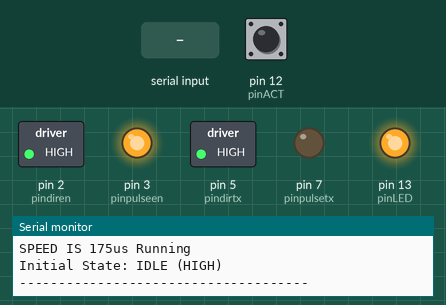
This sketch was run on a simulated Arduino Uno, built with avr-gcc and run on an emulated ATmega328P. On the bench: switched loads named in the sketch (green lamp = pin HIGH), output pins drawn as LEDs (lit = HIGH), the last lines printed to the serial monitor. Inputs (shaded band) come from the test bench; at power-on: pin 12 (pinACT) HIGH.

Above: at 1.3 s.
1.4 s: pin 12 (pinACT) pulled LOW for 0.15 s
At 1.57 s:
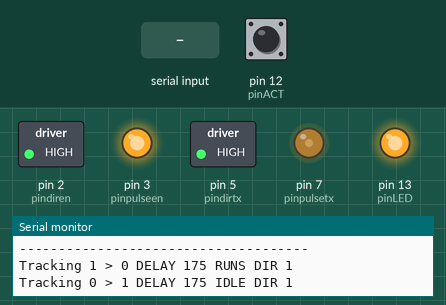
3.1 s: "0\n" received over Serial
At 4.3 s:
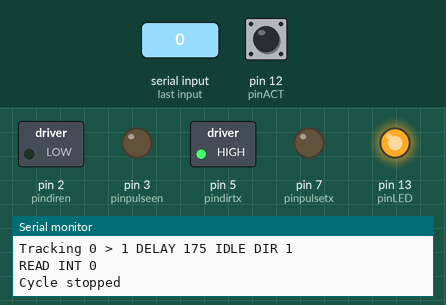
4.6 s: pin 12 (pinACT) pulled LOW for 1 s
At 5.4 s:
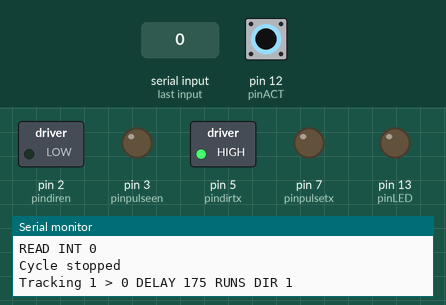
7.1 s: pin 12 (pinACT) pulled LOW for 3.2 s
At 11.2 s:
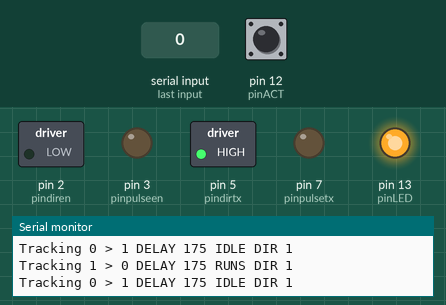
11.8 s: "90,45\n" received over Serial
At 12.3 s:
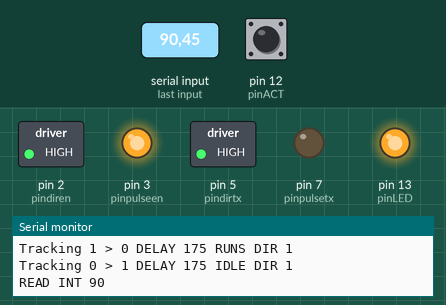
Timing chart, 0 to 14.3 s (numbered marks = the images above; inputs shaded):
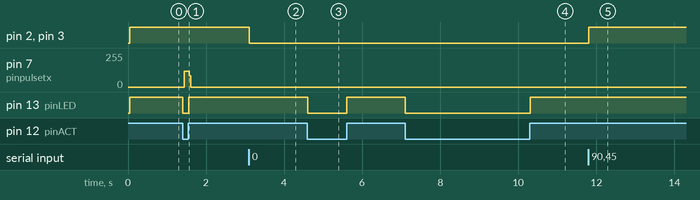

The sketch:

ArduinoStepper.ino
```cpp
/*
 * =====================================================================
 * Projekt: Arduino ZC-600 Pulzný Generátor pre Pohon Ďalekohľadu
 * Platforma: Arduino Uno
 * =====================================================================
 *
 * Popis a architektúra programu:
 * ---------------------------------------------------------------------
 * 1. Úloha: Program nespočítava astrometrickú pozíciu (to robí RTS2),
 *    funguje ako hardvérový generátor pulzov a prevodník pre MAX485.
 * 2. Pulzy: Generuje presné pulzy na `pinpulsetx` podľa oneskorenia (`mydelay`).
 * 3. Riadenie: Sleduje stavový pin `pinACT` (12) s ošetrením zákmitych.
 *    LOW = beh, HIGH = stop.
 * 4. Smer: Znamienko prijatého čísla cez Serial určuje smer (pindirtx).
 * 5. Optimalizácia: Spoľahlivé čítanie celého riadku (bez zbytočných dobehov 0).
 * =====================================================================
 * Napätie (Amplitude)
5V|      ┌─────────┐         ┌─────────┐         ┌─────────┐
  |      │         │         │         │         │         │
0V+──────┘         └─────────┘         └─────────┘         └─────────► Čas (Time)
  0       175       350       525       700       875      1050 (µs)
         <--------> <-------->
          HIGH=175   LOW=175
           (Pulz)     (Pauza)
 * Amplitúda (Napätie): TTL logické úrovne Arduina (0 V v stave LOW a 5 V v stave HIGH).
 * Poznámka: Modul MAX485 toto následne prevedie na diferenciálny RS-485 signál.
 * Trvanie pulzu (HIGH): nominálne 175 µs (delayMicroseconds(mydelay))
 * Trvanie medzery (LOW): nominálne 175 µs (delayMicroseconds(mydelay))
 * Celková perióda jedného cyklu: 175 + 175 = 350us. Frekvencia pulzov 2.86 kHz
 */

const int pindiren   = 2;                 // MAX485 smer TX povolenie
const int pinpulseen = 3;                 // MAX485 pulz TX povolenie
const int pindirrx   = 4;                 // MAX485 smer RX
const int pindirtx   = 5;                 // MAX485 smer TX
const int pinpulserx = 6;                 // MAX485 pulz RX
const int pinpulsetx = 7;                 // MAX485 pulz TX
const int pinACT     = 12;                // Vstupný signál aktivity/povolenia z TGA
const int pinLED     = 13;                // LED dióda na plosnom spoji s oznacenim L

unsigned long mydelay = 175;            // Východiskové oneskorenie v µs
int val = 0;
int prevval = 0;
bool serialEnabled = true;

// Premenné pre ošetrenie zákmitych (debounce)
int lastReading = HIGH;
unsigned long lastDebounceTime = 0;
const unsigned long debounceDelay = 5;  // 5ms stabilizačný čas

void setup() {
  Serial.begin(9600);
  Serial.setTimeout(50);
  delay(50);

  // Vyčistenie sériového buffera pri štarte
  while (Serial.available() > 0) {
    Serial.read();
  }

  serialEnabled = true;
  mydelay = 175;

  pinMode(pinLED, OUTPUT);
  pinMode(pinACT, INPUT_PULLUP);       // Ochrana proti skratu pri rozpojení pinu
  pinMode(pindiren, OUTPUT);
  pinMode(pindirtx, OUTPUT);
  pinMode(pinpulseen, OUTPUT);
  pinMode(pinpulsetx, OUTPUT);

  digitalWrite(pindiren, HIGH);
  digitalWrite(pinpulseen, HIGH);
  digitalWrite(pinACT, HIGH);
  digitalWrite(pindirtx, HIGH);
  digitalWrite(pinpulsetx, LOW);

  // Načítanie reálneho počiatočného stavu pinu hneď na začiatku
  val = digitalRead(pinACT);
  lastReading = val;
  prevval = val;
  digitalWrite(pinLED, val);

  // Úvodná správa pre Serial Monitor
  Serial.println("-------------------------------------");
  Serial.println("Arduino ZC-600 System Initialized");
  Serial.print("SPEED IS ");
  Serial.print(mydelay);
  Serial.println("us Running");
  Serial.print("Initial State: ");
  Serial.println(val == LOW ? "RUNS (LOW)" : "IDLE (HIGH)");
  Serial.println("-------------------------------------");
}

void loop() {
  // 1. Neblokujúce spracovanie príkazov zo sériovej linky (bezpečná riadková metóda)
  if (Serial.available() > 0) {
    // Prečítame celý reťazec až po znak nového riadku (tým sa vyprázdni buffer)
    String inputStr = Serial.readStringUntil('\n');
    inputStr.trim(); // Odstráni neviditeľné znaky (\r, medzery)

    if (inputStr.length() > 0) {
      long inputVal = inputStr.toInt();
      Serial.print("READ INT ");
      Serial.println(inputVal);

      if (inputVal == 0) {
        serialEnabled = false;
        mydelay = 175;

        // Najprv bezpečne vypnúť generovanie pulzov
        digitalWrite(pinpulseen, LOW);
        digitalWrite(pinpulsetx, LOW);
        digitalWrite(pindiren, LOW);

        Serial.println("Cycle stopped");
      } else {
        // Pri novom príkaze najprv vypnúť pulzy,
        // aby sa smer mohol zmeniť bez aktívneho pulzu.
        digitalWrite(pinpulseen, LOW);
        digitalWrite(pinpulsetx, LOW);

        if (inputVal < 0) {
          mydelay = abs(inputVal);
          // Nastavenie smeru ešte pred povolením pulzov
          digitalWrite(pindirtx, LOW);
        } else if (inputVal > 0) {
          mydelay = inputVal;
          // Nastavenie smeru ešte pred povolením pulzov
          digitalWrite(pindirtx, HIGH);
        }

        // Krátka pauza, aby bol DIR stabilný pred povolením pulzov
        delayMicroseconds(10);

        serialEnabled = true;

        // Pulzy sa povolia až po nastavení smeru
        digitalWrite(pindiren, HIGH);
        digitalWrite(pinpulseen, HIGH);
      }
    }
  }

  // 2. Sledovanie stavu hardvérového povolenia s ošetrením zákmitov v spojeni kontaktov
  int reading = digitalRead(pinACT);

  if (reading != lastReading) {
    lastDebounceTime = millis();
  }

  if ((millis() - lastDebounceTime) > debounceDelay) {
    if (reading != val) {
      prevval = val;
      val = reading;
      digitalWrite(pinLED, val);

      // 3. Výpis zmien stavu do Serial Monitoru (iba pri reálnej a stabilnej zmene)
      Serial.print("Tracking ");
      Serial.print(prevval);
      Serial.print(" > ");
      Serial.print(val);
      Serial.print(" DELAY ");
      Serial.print(mydelay);
      if (val == LOW) Serial.print(" RUNS");
      else Serial.print(" IDLE");
      Serial.print(" DIR ");
      Serial.println(digitalRead(pindirtx));
    }
  }
  lastReading = reading;

  // 4. Generovanie pulzov pre motor (plynulý chod)
  if ((val == LOW) && serialEnabled) {
    digitalWrite(pinpulsetx, HIGH);
    delayMicroseconds(mydelay);
    digitalWrite(pinpulsetx, LOW);
    delayMicroseconds(mydelay);
  }
}
```

Measured:
- after the input at 1.4 s, pin 7 (pinpulsetx): 0/255 → 120/255 after 0.05 s, → 0/255 0.12 s later; pin 13 (pinLED): HIGH → LOW at once, → HIGH 0.15 s later
- after the input at 3.1 s, pin 2 (pindiren), pin 3 (pinpulseen): HIGH → LOW at once
- after the input at 4.6 s, pin 13 (pinLED): HIGH → LOW at once, → HIGH 1.0 s later
- after the input at 7.1 s, pin 13 (pinLED): HIGH → LOW at once, → HIGH 3.2 s later
- after the input at 11.8 s, pin 2 (pindiren), pin 3 (pinpulseen): LOW → HIGH at once
